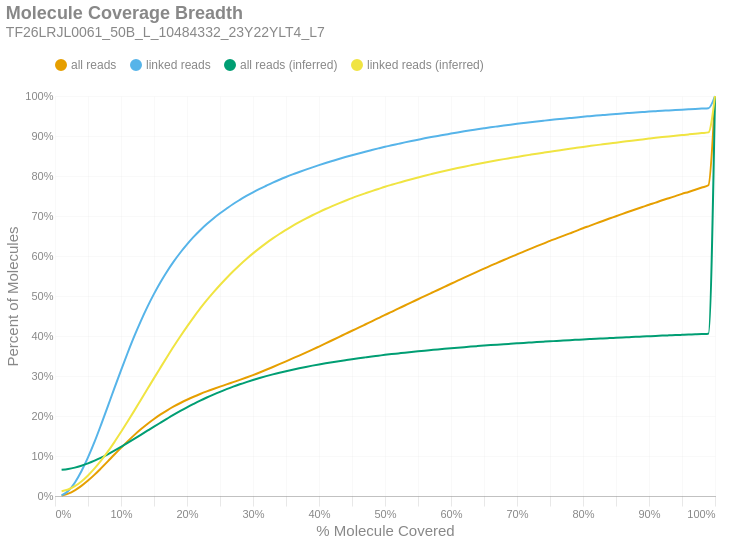

Notebook code for this chart:
### Markdown cell above
### Molecule Read Coverage
This chart shows molecule coverage breadth as computed by the number of bases aligned to that molecule. In other words, "*how much of each unique long molecule is actually sequenced/aligned?*" Keep in mind there is a distinction between sequences and alignments, since some sequences belonging to a particular molecule may not align well and wouldn't appear in the alignment data. This chart also shows molecule coverage breadth as computed by the *inferred fragment* from which the aligned sequences originate. Unlike read coverage, this calculation takes into account the total insert size, including unsequenced gaps between the forward and reverse reads. Like the previous figures, these are cumulative percents.

### Code cell
if SKIPLR:
    print_html(f"Skipped")
else:
    binned_df = consolidated_hist(valids['coverage_bp'], mask, 0.01, True)
    binned_df_inf = consolidated_hist(valids['coverage_inserts'], mask, 0.01, True)
    binned_df = binned_df.with_columns(pl.lit(binned_df_inf['all reads (cumsum)']).alias('all reads (inferred)'))
    binned_df = binned_df.with_columns(pl.lit(binned_df_inf['linked reads (cumsum)']).alias('linked reads (inferred)'))
    binned_df = binned_df.with_columns(
        (pl.col('bin').cast(pl.Float64) + 0.01).alias('right_edge')
    )

    with SafeRender(binned_df):
        (
            density_plot(binned_df, 'Molecule Coverage Breadth', samplename, 'molcov', ['all reads (inferred)','linked reads (inferred)'])
            .encode(
                #x=alt.X('bin:Q', title="% Molecule Covered").axis(format = '%').scale(padding=0),
                x=alt.X('right_edge:Q', title="% Molecule Covered").axis(format='%').scale(padding=0),
                y=alt.Y('value:Q', title='Percent of Molecules')
                    .axis(format='%')
                    .stack(False)
                    .scale(domainMin=0, padding=0),
                color=alt.Color("key:N").scale(domain = ["all reads", "linked reads", "all reads (inferred)", "linked reads (inferred)"]),
                tooltip = [
                    alt.Tooltip("key:N", title = "Data Type"),
                    alt.Tooltip("range_label:N", title="% Molecule Covered"),
                    alt.Tooltip("value:Q", format = ".2%", title="% Molecules")
                ]
            )
        ).display()

### Figure 1 — Vega-Lite specification as saved in the notebook (floating-point values rounded to 4 significant figures)
{"width": "container", "height": 400, "config": {"title": {"anchor": "start", "dy": -15, "fontSize": 18, "color": "#888888", "subtitleColor": "#888888", "subtitleFontSize": 14}, "arc": {"fill": "#0072B2"}, "axis": {"domainColor": "#888888", "domainWidth": 0.5, "gridWidth": 0.2, "grid": false, "titleFontWeight": 400, "titleFontSize": 15, "labelFontSize": 11, "labelColor": "#888888", "tickColor": "#888888", "tickWidth": 0.2, "titleColor": "#888888"}, "axisBand": {"grid": false}, "axisX": {"grid": true, "tickSize": 10, "domainCap": "round"}, "axisY": {"domain": false, "grid": true, "tickSize": 0, "domainCap": "round"}, "background": "transparent", "header": {"labelFontSize": 15, "labelColor": "#888888", "titleFontSize": 15, "titleFontWeight": 600, "titleColor": "#888888"}, "legend": {"labelFont": "sans-serif", "labelFontSize": 12, "labelColor": "#888888", "symbolSize": 100, "symbolType": "circle", "titleFontSize": 12, "titlePadding": 10, "titleColor": "#888888", "title": null, "orient": "top"}, "range": {"category": ["#E69F00", "#56B4E9", "#009E73", "#F0E442", "#0072B2", "#D55E00", "#CC79A7", "#000000"], "diverging": ["#cfe8f3", "#a2d4ec", "#73bfe2", "#46abdb", "#1696d2", "#12719e"]}, "area": {"fill": "#0072B2", "fillOpacity": 0.7, "line": true, "strokeOpacity": 0.7}, "line": {"color": "#0072B2", "stroke": "#0072B2", "strokeWidth": 2}, "trail": {"color": "#0072B2", "stroke": "#0072B2", "strokeWidth": 0, "size": 1}, "point": {"filled": true, "fillOpacity": 1.0, "size": 95}, "text": {"color": "#888888", "fontSize": 11, "align": "right", "fontWeight": 400, "size": 11}, "bar": {"fill": "#0072B2", "stroke": null}, "view": {"stroke": null, "continuousWidth": 660, "continuousHeight": 400}}, "data": {"name": "data-d932eb104c8fa493e9131c3b407a8975"}, "mark": {"type": "line", "interpolate": "monotone", "point": {"opacity": 0, "size": 275}}, "encoding": {"color": {"field": "key", "scale": {"domain": ["all reads", "linked reads", "all reads (inferred)", "linked reads (inferred)"]}, "type": "nominal"}, "tooltip": [{"field": "key", "title": "Data Type", "type": "nominal"}, {"field": "range_label", "title": "% Molecule Covered", "type": "nominal"}, {"field": "value", "format": ".2%", "title": "% Molecules", "type": "quantitative"}], "x": {"axis": {"format": "%"}, "field": "right_edge", "scale": {"padding": 0}, "title": "% Molecule Covered", "type": "quantitative"}, "y": {"axis": {"format": "%"}, "field": "value", "scale": {"domainMin": 0, "padding": 0}, "stack": false, "title": "Percent of Molecules", "type": "quantitative"}}, "params": [{"name": "param_c36ac31b6afebe62", "select": {"type": "point", "fields": ["key"]}, "bind": "legend"}], "title": {"text": "Molecule Coverage Breadth", "subtitle": "TF26LRJL0061_50B_L_10484332_23Y22YLT4_L7"}, "transform": [{"fold": ["all reads (cumsum)", "linked reads (cumsum)", "all reads (inferred)", "linked reads (inferred)"]}, {"calculate": "replace(datum.key, ' (cumsum)', '')", "as": "key"}, {"filter": {"param": "param_c36ac31b6afebe62"}}], "usermeta": {"embedOptions": {"downloadFileName": "TF26LRJL0061_50B_L_10484332_23Y22YLT4_L7.molcov"}}, "$schema": "https://vega.github.io/schema/vega-lite/v6.4.1.json", "datasets": {"data-d932eb104c8fa493e9131c3b407a8975": [{"bin": "0.0", "interval": "0.0-0.01", "all reads": 0.000904, "linked reads": 0.001301, "all reads (cumsum)": 0.000904, "linked reads (cumsum)": 0.001301, "range_label": "0.0-0.01", "all reads (inferred)": 0.06541, "linked reads (inferred)": 0.01204, "right_edge": 0.01}, {"bin": "0.01", "interval": "0.01-0.02", "all reads": 0.004981, "linked reads": 0.01116, "all reads (cumsum)": 0.005885, "linked reads (cumsum)": 0.01246, "range_label": "0.01-0.02", "all reads (inferred)": 0.06742, "linked reads (inferred)": 0.0162, "right_edge": 0.02}, {"bin": "0.02", "interval": "0.02-0.03", "all reads": 0.008411, "linked reads": 0.02075, "all reads (cumsum)": 0.0143, "linked reads (cumsum)": 0.03322, "range_label": "0.02-0.03", "all reads (inferred)": 0.07087, "linked reads (inferred)": 0.02443, "right_edge": 0.03}, {"bin": "0.03", "interval": "0.03-0.04", "all reads": 0.0111, "linked reads": 0.0286, "all reads (cumsum)": 0.02539, "linked reads (cumsum)": 0.06181, "range_label": "0.03-0.04", "all reads (inferred)": 0.0756, "linked reads (inferred)": 0.03631, "right_edge": 0.04}, {"bin": "0.04", "interval": "0.04-0.05", "all reads": 0.0132, "linked reads": 0.0346, "all reads (cumsum)": 0.0386, "linked reads (cumsum)": 0.09641, "range_label": "0.04-0.05", "all reads (inferred)": 0.08156, "linked reads (inferred)": 0.0514, "right_edge": 0.05}, {"bin": "0.05", "interval": "0.05-0.06", "all reads": 0.01483, "linked reads": 0.03932, "all reads (cumsum)": 0.05342, "linked reads (cumsum)": 0.1357, "range_label": "0.05-0.06", "all reads (inferred)": 0.08832, "linked reads (inferred)": 0.06888, "right_edge": 0.06}, {"bin": "0.06", "interval": "0.06-0.07", "all reads": 0.01628, "linked reads": 0.0433, "all reads (cumsum)": 0.06971, "linked reads (cumsum)": 0.179, "range_label": "0.06-0.07", "all reads (inferred)": 0.09593, "linked reads (inferred)": 0.08882, "right_edge": 0.07}, {"bin": "0.07", "interval": "0.07-0.08", "all reads": 0.01685, "linked reads": 0.04492, "all reads (cumsum)": 0.08655, "linked reads (cumsum)": 0.224, "range_label": "0.07-0.08", "all reads (inferred)": 0.1043, "linked reads (inferred)": 0.1108, "right_edge": 0.08}, {"bin": "0.08", "interval": "0.08-0.09", "all reads": 0.01716, "linked reads": 0.04578, "all reads (cumsum)": 0.1037, "linked reads (cumsum)": 0.2697, "range_label": "0.08-0.09", "all reads (inferred)": 0.1134, "linked reads (inferred)": 0.1348, "right_edge": 0.09}, {"bin": "0.09", "interval": "0.09-0.1", "all reads": 0.01662, "linked reads": 0.04434, "all reads (cumsum)": 0.1203, "linked reads (cumsum)": 0.3141, "range_label": "0.09-0.1", "all reads (inferred)": 0.1229, "linked reads (inferred)": 0.1601, "right_edge": 0.1}, {"bin": "0.1", "interval": "0.1-0.11", "all reads": 0.01628, "linked reads": 0.04343, "all reads (cumsum)": 0.1366, "linked reads (cumsum)": 0.3575, "range_label": "0.1-0.11", "all reads (inferred)": 0.1327, "linked reads (inferred)": 0.186, "right_edge": 0.11}, {"bin": "0.11", "interval": "0.11-0.12", "all reads": 0.01558, "linked reads": 0.04145, "all reads (cumsum)": 0.1522, "linked reads (cumsum)": 0.3989, "range_label": "0.11-0.12", "all reads (inferred)": 0.1427, "linked reads (inferred)": 0.2128, "right_edge": 0.12}, {"bin": "0.12", "interval": "0.12-0.13", "all reads": 0.0145, "linked reads": 0.03841, "all reads (cumsum)": 0.1667, "linked reads (cumsum)": 0.4374, "range_label": "0.12-0.13", "all reads (inferred)": 0.153, "linked reads (inferred)": 0.2401, "right_edge": 0.13}, {"bin": "0.13", "interval": "0.13-0.14", "all reads": 0.01339, "linked reads": 0.0354, "all reads (cumsum)": 0.1801, "linked reads (cumsum)": 0.4728, "range_label": "0.13-0.14", "all reads (inferred)": 0.1632, "linked reads (inferred)": 0.2674, "right_edge": 0.14}, {"bin": "0.14", "interval": "0.14-0.15", "all reads": 0.01236, "linked reads": 0.03253, "all reads (cumsum)": 0.1924, "linked reads (cumsum)": 0.5053, "range_label": "0.14-0.15", "all reads (inferred)": 0.1734, "linked reads (inferred)": 0.2947, "right_edge": 0.15}, {"bin": "0.15", "interval": "0.15-0.16", "all reads": 0.01142, "linked reads": 0.02978, "all reads (cumsum)": 0.2039, "linked reads (cumsum)": 0.5351, "range_label": "0.15-0.16", "all reads (inferred)": 0.1834, "linked reads (inferred)": 0.3215, "right_edge": 0.16}, {"bin": "0.16", "interval": "0.16-0.17", "all reads": 0.01036, "linked reads": 0.0269, "all reads (cumsum)": 0.2142, "linked reads (cumsum)": 0.562, "range_label": "0.16-0.17", "all reads (inferred)": 0.1934, "linked reads (inferred)": 0.3482, "right_edge": 0.17}, {"bin": "0.17", "interval": "0.17-0.18", "all reads": 0.009561, "linked reads": 0.02452, "all reads (cumsum)": 0.2238, "linked reads (cumsum)": 0.5865, "range_label": "0.17-0.18", "all reads (inferred)": 0.2032, "linked reads (inferred)": 0.3743, "right_edge": 0.18}, {"bin": "0.18", "interval": "0.18-0.19", "all reads": 0.008762, "linked reads": 0.02224, "all reads (cumsum)": 0.2325, "linked reads (cumsum)": 0.6087, "range_label": "0.18-0.19", "all reads (inferred)": 0.2125, "linked reads (inferred)": 0.3993, "right_edge": 0.19}, {"bin": "0.19", "interval": "0.19-0.2", "all reads": 0.008111, "linked reads": 0.0204, "all reads (cumsum)": 0.2406, "linked reads (cumsum)": 0.6291, "range_label": "0.19-0.2", "all reads (inferred)": 0.2215, "linked reads (inferred)": 0.4234, "right_edge": 0.2}, {"bin": "0.2", "interval": "0.2-0.21", "all reads": 0.007457, "linked reads": 0.01856, "all reads (cumsum)": 0.2481, "linked reads (cumsum)": 0.6477, "range_label": "0.2-0.21", "all reads (inferred)": 0.2301, "linked reads (inferred)": 0.4465, "right_edge": 0.21}, {"bin": "0.21", "interval": "0.21-0.22", "all reads": 0.006891, "linked reads": 0.01674, "all reads (cumsum)": 0.255, "linked reads (cumsum)": 0.6644, "range_label": "0.21-0.22", "all reads (inferred)": 0.2385, "linked reads (inferred)": 0.4688, "right_edge": 0.22}, {"bin": "0.22", "interval": "0.22-0.23", "all reads": 0.006435, "linked reads": 0.01531, "all reads (cumsum)": 0.2614, "linked reads (cumsum)": 0.6797, "range_label": "0.22-0.23", "all reads (inferred)": 0.2462, "linked reads (inferred)": 0.4894, "right_edge": 0.23}, {"bin": "0.23", "interval": "0.23-0.24", "all reads": 0.006101, "linked reads": 0.01407, "all reads (cumsum)": 0.2675, "linked reads (cumsum)": 0.6938, "range_label": "0.23-0.24", "all reads (inferred)": 0.2535, "linked reads (inferred)": 0.5089, "right_edge": 0.24}, {"bin": "0.24", "interval": "0.24-0.25", "all reads": 0.005859, "linked reads": 0.0129, "all reads (cumsum)": 0.2734, "linked reads (cumsum)": 0.7067, "range_label": "0.24-0.25", "all reads (inferred)": 0.2604, "linked reads (inferred)": 0.5275, "right_edge": 0.25}, {"bin": "0.25", "interval": "0.25-0.26", "all reads": 0.005568, "linked reads": 0.01193, "all reads (cumsum)": 0.279, "linked reads (cumsum)": 0.7186, "range_label": "0.25-0.26", "all reads (inferred)": 0.267, "linked reads (inferred)": 0.5451, "right_edge": 0.26}, {"bin": "0.26", "interval": "0.26-0.27", "all reads": 0.005655, "linked reads": 0.01146, "all reads (cumsum)": 0.2846, "linked reads (cumsum)": 0.7301, "range_label": "0.26-0.27", "all reads (inferred)": 0.2733, "linked reads (inferred)": 0.5619, "right_edge": 0.27}, {"bin": "0.27", "interval": "0.27-0.28", "all reads": 0.00564, "linked reads": 0.01025, "all reads (cumsum)": 0.2903, "linked reads (cumsum)": 0.7404, "range_label": "0.27-0.28", "all reads (inferred)": 0.2792, "linked reads (inferred)": 0.5777, "right_edge": 0.28}, {"bin": "0.28", "interval": "0.28-0.29", "all reads": 0.005904, "linked reads": 0.009679, "all reads (cumsum)": 0.2962, "linked reads (cumsum)": 0.75, "range_label": "0.28-0.29", "all reads (inferred)": 0.2848, "linked reads (inferred)": 0.5925, "right_edge": 0.29}, {"bin": "0.29", "interval": "0.29-0.3", "all reads": 0.006172, "linked reads": 0.009257, "all reads (cumsum)": 0.3023, "linked reads (cumsum)": 0.7593, "range_label": "0.29-0.3", "all reads (inferred)": 0.29, "linked reads (inferred)": 0.6065, "right_edge": 0.3}, {"bin": "0.3", "interval": "0.3-0.31", "all reads": 0.006422, "linked reads": 0.008505, "all reads (cumsum)": 0.3088, "linked reads (cumsum)": 0.7678, "range_label": "0.3-0.31", "all reads (inferred)": 0.295, "linked reads (inferred)": 0.6197, "right_edge": 0.31}, {"bin": "0.31", "interval": "0.31-0.32", "all reads": 0.006758, "linked reads": 0.007898, "all reads (cumsum)": 0.3155, "linked reads (cumsum)": 0.7757, "range_label": "0.31-0.32", "all reads (inferred)": 0.2997, "linked reads (inferred)": 0.6323, "right_edge": 0.32}, {"bin": "0.32", "interval": "0.32-0.33", "all reads": 0.00697, "linked reads": 0.007706, "all reads (cumsum)": 0.3225, "linked reads (cumsum)": 0.7834, "range_label": "0.32-0.33", "all reads (inferred)": 0.3041, "linked reads (inferred)": 0.644, "right_edge": 0.33}, {"bin": "0.33", "interval": "0.33-0.34", "all reads": 0.007043, "linked reads": 0.007248, "all reads (cumsum)": 0.3295, "linked reads (cumsum)": 0.7906, "range_label": "0.33-0.34", "all reads (inferred)": 0.3083, "linked reads (inferred)": 0.6551, "right_edge": 0.34}, {"bin": "0.34", "interval": "0.34-0.35", "all reads": 0.007191, "linked reads": 0.006861, "all reads (cumsum)": 0.3367, "linked reads (cumsum)": 0.7975, "range_label": "0.34-0.35", "all reads (inferred)": 0.3121, "linked reads (inferred)": 0.6652, "right_edge": 0.35}, {"bin": "0.35", "interval": "0.35-0.36", "all reads": 0.007238, "linked reads": 0.006433, "all reads (cumsum)": 0.3439, "linked reads (cumsum)": 0.8039, "range_label": "0.35-0.36", "all reads (inferred)": 0.3158, "linked reads (inferred)": 0.6751, "right_edge": 0.36}, {"bin": "0.36", "interval": "0.36-0.37", "all reads": 0.007194, "linked reads": 0.006052, "all reads (cumsum)": 0.3511, "linked reads (cumsum)": 0.81, "range_label": "0.36-0.37", "all reads (inferred)": 0.3194, "linked reads (inferred)": 0.6845, "right_edge": 0.37}, {"bin": "0.37", "interval": "0.37-0.38", "all reads": 0.007301, "linked reads": 0.005892, "all reads (cumsum)": 0.3584, "linked reads (cumsum)": 0.8159, "range_label": "0.37-0.38", "all reads (inferred)": 0.3227, "linked reads (inferred)": 0.6935, "right_edge": 0.38}, {"bin": "0.38", "interval": "0.38-0.39", "all reads": 0.007491, "linked reads": 0.005753, "all reads (cumsum)": 0.3659, "linked reads (cumsum)": 0.8216, "range_label": "0.38-0.39", "all reads (inferred)": 0.3259, "linked reads (inferred)": 0.7019, "right_edge": 0.39}, {"bin": "0.39", "interval": "0.39-0.4", "all reads": 0.00772, "linked reads": 0.005507, "all reads (cumsum)": 0.3737, "linked reads (cumsum)": 0.8271, "range_label": "0.39-0.4", "all reads (inferred)": 0.3289, "linked reads (inferred)": 0.7099, "right_edge": 0.4}, {"bin": "0.4", "interval": "0.4-0.41", "all reads": 0.007772, "linked reads": 0.005225, "all reads (cumsum)": 0.3814, "linked reads (cumsum)": 0.8324, "range_label": "0.4-0.41", "all reads (inferred)": 0.3318, "linked reads (inferred)": 0.7176, "right_edge": 0.41}, {"bin": "0.41", "interval": "0.41-0.42", "all reads": 0.007987, "linked reads": 0.005069, "all reads (cumsum)": 0.3894, "linked reads (cumsum)": 0.8374, "range_label": "0.41-0.42", "all reads (inferred)": 0.3345, "linked reads (inferred)": 0.7247, "right_edge": 0.42}, {"bin": "0.42", "interval": "0.42-0.43", "all reads": 0.007933, "linked reads": 0.005041, "all reads (cumsum)": 0.3973, "linked reads (cumsum)": 0.8425, "range_label": "0.42-0.43", "all reads (inferred)": 0.3371, "linked reads (inferred)": 0.7316, "right_edge": 0.43}, {"bin": "0.43", "interval": "0.43-0.44", "all reads": 0.007855, "linked reads": 0.004858, "all reads (cumsum)": 0.4052, "linked reads (cumsum)": 0.8473, "range_label": "0.43-0.44", "all reads (inferred)": 0.3396, "linked reads (inferred)": 0.7383, "right_edge": 0.44}, {"bin": "0.44", "interval": "0.44-0.45", "all reads": 0.007944, "linked reads": 0.004624, "all reads (cumsum)": 0.4131, "linked reads (cumsum)": 0.852, "range_label": "0.44-0.45", "all reads (inferred)": 0.3421, "linked reads (inferred)": 0.7448, "right_edge": 0.45}, {"bin": "0.45", "interval": "0.45-0.46", "all reads": 0.007765, "linked reads": 0.004317, "all reads (cumsum)": 0.4209, "linked reads (cumsum)": 0.8563, "range_label": "0.45-0.46", "all reads (inferred)": 0.3444, "linked reads (inferred)": 0.7508, "right_edge": 0.46}, {"bin": "0.46", "interval": "0.46-0.47", "all reads": 0.00787, "linked reads": 0.004442, "all reads (cumsum)": 0.4288, "linked reads (cumsum)": 0.8607, "range_label": "0.46-0.47", "all reads (inferred)": 0.3466, "linked reads (inferred)": 0.7566, "right_edge": 0.47}, {"bin": "0.47", "interval": "0.47-0.48", "all reads": 0.007889, "linked reads": 0.004189, "all reads (cumsum)": 0.4367, "linked reads (cumsum)": 0.8649, "range_label": "0.47-0.48", "all reads (inferred)": 0.3487, "linked reads (inferred)": 0.7623, "right_edge": 0.48}, {"bin": "0.48", "interval": "0.48-0.49", "all reads": 0.007835, "linked reads": 0.004088, "all reads (cumsum)": 0.4445, "linked reads (cumsum)": 0.869, "range_label": "0.48-0.49", "all reads (inferred)": 0.3508, "linked reads (inferred)": 0.7677, "right_edge": 0.49}, {"bin": "0.49", "interval": "0.49-0.5", "all reads": 0.008411, "linked reads": 0.004028, "all reads (cumsum)": 0.4529, "linked reads (cumsum)": 0.873, "range_label": "0.49-0.5", "all reads (inferred)": 0.3528, "linked reads (inferred)": 0.7731, "right_edge": 0.5}, {"bin": "0.5", "interval": "0.5-0.51", "all reads": 0.007387, "linked reads": 0.003638, "all reads (cumsum)": 0.4603, "linked reads (cumsum)": 0.8767, "range_label": "0.5-0.51", "all reads (inferred)": 0.3547, "linked reads (inferred)": 0.778, "right_edge": 0.51}, {"bin": "0.51", "interval": "0.51-0.52", "all reads": 0.008032, "linked reads": 0.003682, "all reads (cumsum)": 0.4683, "linked reads (cumsum)": 0.8803, "range_label": "0.51-0.52", "all reads (inferred)": 0.3565, "linked reads (inferred)": 0.7827, "right_edge": 0.52}, {"bin": "0.52", "interval": "0.52-0.53", "all reads": 0.007869, "linked reads": 0.003665, "all reads (cumsum)": 0.4762, "linked reads (cumsum)": 0.884, "range_label": "0.52-0.53", "all reads (inferred)": 0.3583, "linked reads (inferred)": 0.7874, "right_edge": 0.53}, {"bin": "0.53", "interval": "0.53-0.54", "all reads": 0.007988, "linked reads": 0.003518, "all reads (cumsum)": 0.4842, "linked reads (cumsum)": 0.8875, "range_label": "0.53-0.54", "all reads (inferred)": 0.36, "linked reads (inferred)": 0.792, "right_edge": 0.54}, {"bin": "0.54", "interval": "0.54-0.55", "all reads": 0.007681, "linked reads": 0.003322, "all reads (cumsum)": 0.4919, "linked reads (cumsum)": 0.8908, "range_label": "0.54-0.55", "all reads (inferred)": 0.3617, "linked reads (inferred)": 0.7964, "right_edge": 0.55}, {"bin": "0.55", "interval": "0.55-0.56", "all reads": 0.007932, "linked reads": 0.003348, "all reads (cumsum)": 0.4998, "linked reads (cumsum)": 0.8942, "range_label": "0.55-0.56", "all reads (inferred)": 0.3633, "linked reads (inferred)": 0.8006, "right_edge": 0.56}, {"bin": "0.56", "interval": "0.56-0.57", "all reads": 0.007664, "linked reads": 0.003131, "all reads (cumsum)": 0.5075, "linked reads (cumsum)": 0.8973, "range_label": "0.56-0.57", "all reads (inferred)": 0.3649, "linked reads (inferred)": 0.8047, "right_edge": 0.57}, {"bin": "0.57", "interval": "0.57-0.58", "all reads": 0.007533, "linked reads": 0.002948, "all reads (cumsum)": 0.515, "linked reads (cumsum)": 0.9003, "range_label": "0.57-0.58", "all reads (inferred)": 0.3665, "linked reads (inferred)": 0.8087, "right_edge": 0.58}, {"bin": "0.58", "interval": "0.58-0.59", "all reads": 0.007745, "linked reads": 0.002841, "all reads (cumsum)": 0.5227, "linked reads (cumsum)": 0.9031, "range_label": "0.58-0.59", "all reads (inferred)": 0.368, "linked reads (inferred)": 0.8126, "right_edge": 0.59}, {"bin": "0.59", "interval": "0.59-0.6", "all reads": 0.007871, "linked reads": 0.002922, "all reads (cumsum)": 0.5306, "linked reads (cumsum)": 0.906, "range_label": "0.59-0.6", "all reads (inferred)": 0.3694, "linked reads (inferred)": 0.8162, "right_edge": 0.6}, {"bin": "0.6", "interval": "0.6-0.61", "all reads": 0.00763, "linked reads": 0.002858, "all reads (cumsum)": 0.5382, "linked reads (cumsum)": 0.9089, "range_label": "0.6-0.61", "all reads (inferred)": 0.3708, "linked reads (inferred)": 0.8198, "right_edge": 0.61}, {"bin": "0.61", "interval": "0.61-0.62", "all reads": 0.007743, "linked reads": 0.00274, "all reads (cumsum)": 0.546, "linked reads (cumsum)": 0.9116, "range_label": "0.61-0.62", "all reads (inferred)": 0.3722, "linked reads (inferred)": 0.8233, "right_edge": 0.62}, {"bin": "0.62", "interval": "0.62-0.63", "all reads": 0.007503, "linked reads": 0.002568, "all reads (cumsum)": 0.5535, "linked reads (cumsum)": 0.9142, "range_label": "0.62-0.63", "all reads (inferred)": 0.3735, "linked reads (inferred)": 0.8267, "right_edge": 0.63}, {"bin": "0.63", "interval": "0.63-0.64", "all reads": 0.007505, "linked reads": 0.002473, "all reads (cumsum)": 0.561, "linked reads (cumsum)": 0.9167, "range_label": "0.63-0.64", "all reads (inferred)": 0.3747, "linked reads (inferred)": 0.8299, "right_edge": 0.64}, {"bin": "0.64", "interval": "0.64-0.65", "all reads": 0.007287, "linked reads": 0.002533, "all reads (cumsum)": 0.5683, "linked reads (cumsum)": 0.9192, "range_label": "0.64-0.65", "all reads (inferred)": 0.376, "linked reads (inferred)": 0.8331, "right_edge": 0.65}, {"bin": "0.65", "interval": "0.65-0.66", "all reads": 0.007556, "linked reads": 0.002459, "all reads (cumsum)": 0.5758, "linked reads (cumsum)": 0.9217, "range_label": "0.65-0.66", "all reads (inferred)": 0.3772, "linked reads (inferred)": 0.8363, "right_edge": 0.66}, {"bin": "0.66", "interval": "0.66-0.67", "all reads": 0.007103, "linked reads": 0.002278, "all reads (cumsum)": 0.5829, "linked reads (cumsum)": 0.9239, "range_label": "0.66-0.67", "all reads (inferred)": 0.3784, "linked reads (inferred)": 0.8393, "right_edge": 0.67}, {"bin": "0.67", "interval": "0.67-0.68", "all reads": 0.007143, "linked reads": 0.002231, "all reads (cumsum)": 0.5901, "linked reads (cumsum)": 0.9262, "range_label": "0.67-0.68", "all reads (inferred)": 0.3795, "linked reads (inferred)": 0.8422, "right_edge": 0.68}, {"bin": "0.68", "interval": "0.68-0.69", "all reads": 0.006918, "linked reads": 0.002138, "all reads (cumsum)": 0.597, "linked reads (cumsum)": 0.9283, "range_label": "0.68-0.69", "all reads (inferred)": 0.3806, "linked reads (inferred)": 0.845, "right_edge": 0.69}, {"bin": "0.69", "interval": "0.69-0.7", "all reads": 0.007143, "linked reads": 0.002067, "all reads (cumsum)": 0.6041, "linked reads (cumsum)": 0.9304, "range_label": "0.69-0.7", "all reads (inferred)": 0.3817, "linked reads (inferred)": 0.8477, "right_edge": 0.7}, {"bin": "0.7", "interval": "0.7-0.71", "all reads": 0.006798, "linked reads": 0.001998, "all reads (cumsum)": 0.6109, "linked reads (cumsum)": 0.9324, "range_label": "0.7-0.71", "all reads (inferred)": 0.3827, "linked reads (inferred)": 0.8505, "right_edge": 0.71}, {"bin": "0.71", "interval": "0.71-0.72", "all reads": 0.006819, "linked reads": 0.002005, "all reads (cumsum)": 0.6178, "linked reads (cumsum)": 0.9344, "range_label": "0.71-0.72", "all reads (inferred)": 0.3838, "linked reads (inferred)": 0.8531, "right_edge": 0.72}, {"bin": "0.72", "interval": "0.72-0.73", "all reads": 0.006782, "linked reads": 0.001907, "all reads (cumsum)": 0.6245, "linked reads (cumsum)": 0.9363, "range_label": "0.72-0.73", "all reads (inferred)": 0.3848, "linked reads (inferred)": 0.8558, "right_edge": 0.73}, {"bin": "0.73", "interval": "0.73-0.74", "all reads": 0.006447, "linked reads": 0.001844, "all reads (cumsum)": 0.631, "linked reads (cumsum)": 0.9381, "range_label": "0.73-0.74", "all reads (inferred)": 0.3858, "linked reads (inferred)": 0.8583, "right_edge": 0.74}, {"bin": "0.74", "interval": "0.74-0.75", "all reads": 0.006783, "linked reads": 0.001795, "all reads (cumsum)": 0.6378, "linked reads (cumsum)": 0.9399, "range_label": "0.74-0.75", "all reads (inferred)": 0.3868, "linked reads (inferred)": 0.8607, "right_edge": 0.75}, {"bin": "0.75", "interval": "0.75-0.76", "all reads": 0.006213, "linked reads": 0.001646, "all reads (cumsum)": 0.644, "linked reads (cumsum)": 0.9416, "range_label": "0.75-0.76", "all reads (inferred)": 0.3877, "linked reads (inferred)": 0.8631, "right_edge": 0.76}, {"bin": "0.76", "interval": "0.76-0.77", "all reads": 0.006368, "linked reads": 0.00167, "all reads (cumsum)": 0.6504, "linked reads (cumsum)": 0.9432, "range_label": "0.76-0.77", "all reads (inferred)": 0.3887, "linked reads (inferred)": 0.8656, "right_edge": 0.77}, {"bin": "0.77", "interval": "0.77-0.78", "all reads": 0.006195, "linked reads": 0.001623, "all reads (cumsum)": 0.6566, "linked reads (cumsum)": 0.9449, "range_label": "0.77-0.78", "all reads (inferred)": 0.3896, "linked reads (inferred)": 0.868, "right_edge": 0.78}, {"bin": "0.78", "interval": "0.78-0.79", "all reads": 0.006251, "linked reads": 0.001625, "all reads (cumsum)": 0.6628, "linked reads (cumsum)": 0.9465, "range_label": "0.78-0.79", "all reads (inferred)": 0.3905, "linked reads (inferred)": 0.8704, "right_edge": 0.79}, {"bin": "0.79", "interval": "0.79-0.8", "all reads": 0.006587, "linked reads": 0.001631, "all reads (cumsum)": 0.6694, "linked reads (cumsum)": 0.9481, "range_label": "0.79-0.8", "all reads (inferred)": 0.3914, "linked reads (inferred)": 0.8727, "right_edge": 0.8}, {"bin": "0.8", "interval": "0.8-0.81", "all reads": 0.005935, "linked reads": 0.001445, "all reads (cumsum)": 0.6753, "linked reads (cumsum)": 0.9496, "range_label": "0.8-0.81", "all reads (inferred)": 0.3923, "linked reads (inferred)": 0.8749, "right_edge": 0.81}, {"bin": "0.81", "interval": "0.81-0.82", "all reads": 0.006083, "linked reads": 0.001451, "all reads (cumsum)": 0.6814, "linked reads (cumsum)": 0.951, "range_label": "0.81-0.82", "all reads (inferred)": 0.3932, "linked reads (inferred)": 0.8772, "right_edge": 0.82}, {"bin": "0.82", "interval": "0.82-0.83", "all reads": 0.006182, "linked reads": 0.00136, "all reads (cumsum)": 0.6876, "linked reads (cumsum)": 0.9524, "range_label": "0.82-0.83", "all reads (inferred)": 0.394, "linked reads (inferred)": 0.8792, "right_edge": 0.83}, {"bin": "0.83", "interval": "0.83-0.84", "all reads": 0.006023, "linked reads": 0.001356, "all reads (cumsum)": 0.6936, "linked reads (cumsum)": 0.9537, "range_label": "0.83-0.84", "all reads (inferred)": 0.3948, "linked reads (inferred)": 0.8813, "right_edge": 0.84}, {"bin": "0.84", "interval": "0.84-0.85", "all reads": 0.005816, "linked reads": 0.001316, "all reads (cumsum)": 0.6994, "linked reads (cumsum)": 0.9551, "range_label": "0.84-0.85", "all reads (inferred)": 0.3956, "linked reads (inferred)": 0.8834, "right_edge": 0.85}, {"bin": "0.85", "interval": "0.85-0.86", "all reads": 0.005985, "linked reads": 0.001273, "all reads (cumsum)": 0.7054, "linked reads (cumsum)": 0.9563, "range_label": "0.85-0.86", "all reads (inferred)": 0.3964, "linked reads (inferred)": 0.8855, "right_edge": 0.86}, {"bin": "0.86", "interval": "0.86-0.87", "all reads": 0.005673, "linked reads": 0.001168, "all reads (cumsum)": 0.7111, "linked reads (cumsum)": 0.9575, "range_label": "0.86-0.87", "all reads (inferred)": 0.3972, "linked reads (inferred)": 0.8875, "right_edge": 0.87}, {"bin": "0.87", "interval": "0.87-0.88", "all reads": 0.005817, "linked reads": 0.001149, "all reads (cumsum)": 0.7169, "linked reads (cumsum)": 0.9586, "range_label": "0.87-0.88", "all reads (inferred)": 0.398, "linked reads (inferred)": 0.8896, "right_edge": 0.88}, {"bin": "0.88", "interval": "0.88-0.89", "all reads": 0.005576, "linked reads": 0.001156, "all reads (cumsum)": 0.7225, "linked reads (cumsum)": 0.9598, "range_label": "0.88-0.89", "all reads (inferred)": 0.3987, "linked reads (inferred)": 0.8915, "right_edge": 0.89}, {"bin": "0.89", "interval": "0.89-0.9", "all reads": 0.00569, "linked reads": 0.001148, "all reads (cumsum)": 0.7282, "linked reads (cumsum)": 0.9609, "range_label": "0.89-0.9", "all reads (inferred)": 0.3995, "linked reads (inferred)": 0.8935, "right_edge": 0.9}, {"bin": "0.9", "interval": "0.9-0.91", "all reads": 0.005282, "linked reads": 0.001032, "all reads (cumsum)": 0.7335, "linked reads (cumsum)": 0.962, "range_label": "0.9-0.91", "all reads (inferred)": 0.4002, "linked reads (inferred)": 0.8954, "right_edge": 0.91}, {"bin": "0.91", "interval": "0.91-0.92", "all reads": 0.005913, "linked reads": 0.001029, "all reads (cumsum)": 0.7394, "linked reads (cumsum)": 0.963, "range_label": "0.91-0.92", "all reads (inferred)": 0.4009, "linked reads (inferred)": 0.8972, "right_edge": 0.92}, {"bin": "0.92", "interval": "0.92-0.93", "all reads": 0.005039, "linked reads": 0.0009246, "all reads (cumsum)": 0.7444, "linked reads (cumsum)": 0.9639, "range_label": "0.92-0.93", "all reads (inferred)": 0.4016, "linked reads (inferred)": 0.899, "right_edge": 0.93}, {"bin": "0.93", "interval": "0.93-0.94", "all reads": 0.005319, "linked reads": 0.001029, "all reads (cumsum)": 0.7497, "linked reads (cumsum)": 0.965, "range_label": "0.93-0.94", "all reads (inferred)": 0.4023, "linked reads (inferred)": 0.9006, "right_edge": 0.94}, {"bin": "0.94", "interval": "0.94-0.95", "all reads": 0.005661, "linked reads": 0.0009555, "all reads (cumsum)": 0.7554, "linked reads (cumsum)": 0.9659, "range_label": "0.94-0.95", "all reads (inferred)": 0.403, "linked reads (inferred)": 0.9023, "right_edge": 0.95}, {"bin": "0.95", "interval": "0.95-0.96", "all reads": 0.004802, "linked reads": 0.0009044, "all reads (cumsum)": 0.7602, "linked reads (cumsum)": 0.9668, "range_label": "0.95-0.96", "all reads (inferred)": 0.4037, "linked reads (inferred)": 0.904, "right_edge": 0.96}, {"bin": "0.96", "interval": "0.96-0.97", "all reads": 0.005438, "linked reads": 0.0008682, "all reads (cumsum)": 0.7656, "linked reads (cumsum)": 0.9677, "range_label": "0.96-0.97", "all reads (inferred)": 0.4043, "linked reads (inferred)": 0.9056, "right_edge": 0.97}, {"bin": "0.97", "interval": "0.97-0.98", "all reads": 0.005577, "linked reads": 0.00077, "all reads (cumsum)": 0.7712, "linked reads (cumsum)": 0.9685, "range_label": "0.97-0.98", "all reads (inferred)": 0.4051, "linked reads (inferred)": 0.9072, "right_edge": 0.98}, {"bin": "0.98", "interval": "0.98-0.99", "all reads": 0.005739, "linked reads": 0.0008466, "all reads (cumsum)": 0.7769, "linked reads (cumsum)": 0.9693, "range_label": "0.98-0.99", "all reads (inferred)": 0.4059, "linked reads (inferred)": 0.909, "right_edge": 0.99}, {"bin": "0.99", "interval": "0.99-1.0", "all reads": 0.2231, "linked reads": 0.03069, "all reads (cumsum)": 1.0, "linked reads (cumsum)": 1.0, "range_label": "0.99-1.0", "all reads (inferred)": 1.0, "linked reads (inferred)": 1.0, "right_edge": 1.0}]}}
